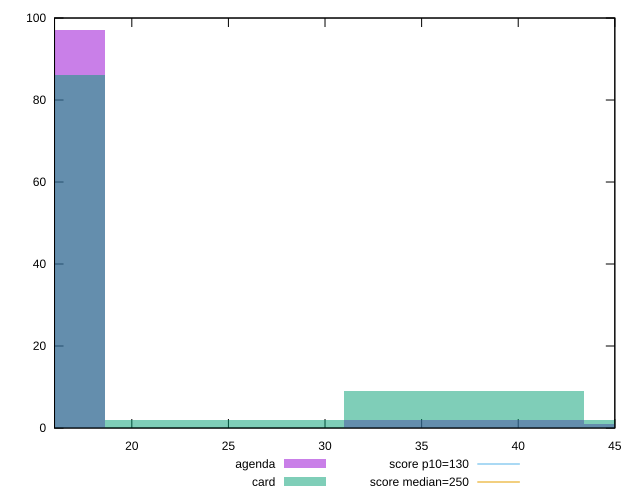

The gnuplot source for this figure:
reset

$agenda <<EOF
12.395335919988264 97
37.186007759964795 2
49.58134367995306 1
EOF

$card <<EOF
12.395335919988264 86
37.186007759964795 9
49.58134367995306 2
24.79067183997653 2
EOF

set key outside below
set boxwidth 12.395335919988264
set xrange [16:45]
set yrange [0:100]
set trange [0:100]
set style fill transparent solid 0.5 noborder

set parametric
set terminal svg size 640, 500 enhanced background rgb 'white'
set output "reports/report_00030_2021-02-24T20-42-31.540Z/max-potential-fid/comparison/histogram/1_vs_2.svg"

plot $agenda title "agenda" with boxes, \
     $card title "card" with boxes, \
     130,t title "score p10=130", \
     250,t title "score median=250"

reset
